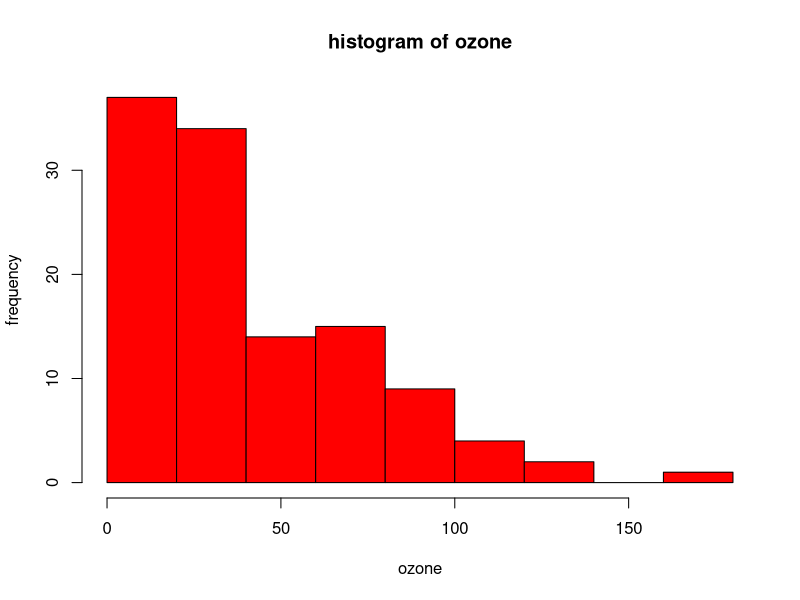
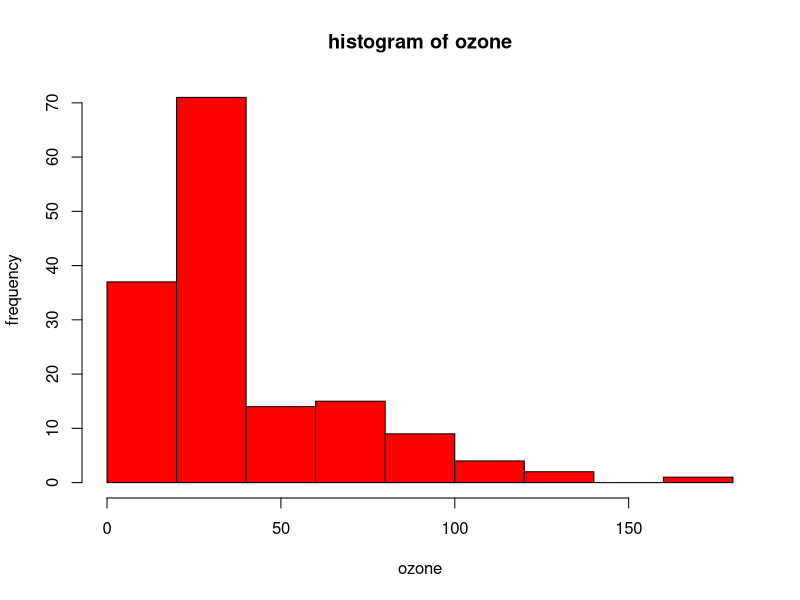
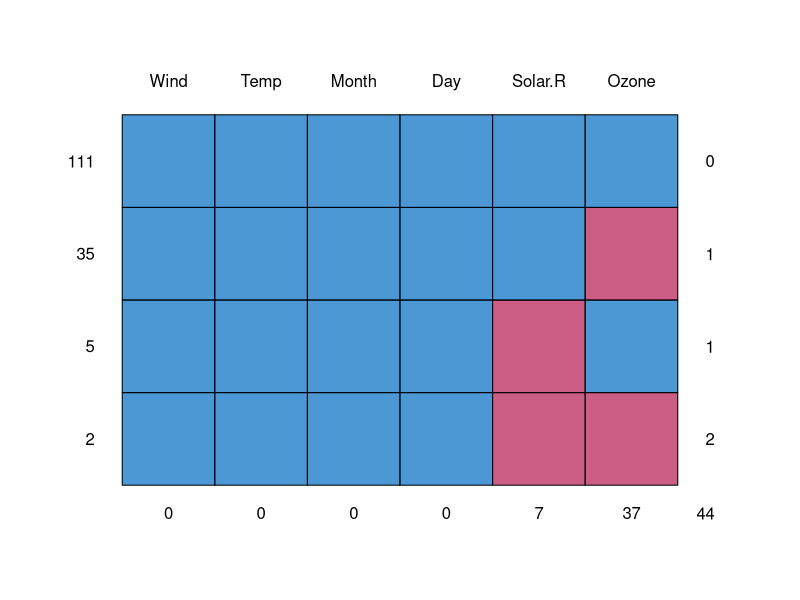

Write R code to recreate these figures, in order. (Note: this script raises an error after producing the figures.)
#1. Use the given link and locate the bank marketing dataset. Data Set Link
#Perform the below operations:
# a. Create a visual for representing missing values in the dataset.
# using dataset airquality to create a visual for representing missing values in the dataset
newair = airquality

dim(newair)
str(newair)
summary(newair)
#before imputing
hist(newair$Ozone ,xlab = "ozone", ylab = "frequency",main="histogram of ozone",col="red")

median(newair$Ozone)
median(newair$Ozone,na.rm = T)

#imputed my median
newair$Ozone[is.na(newair$Ozone)]<- median(newair$Ozone,na.rm = T)

#check summary after done with imputing
summary(newair)
newair$Ozone

#visualize after imputing the variable ozone with the median
#lets visualize through histogram

#after imputing
hist(newair$Ozone ,xlab = "ozone", ylab = "frequency",main="histogram of ozone",col="red")

#with mice package
#The mice package provides a nice function md.pattern() to get a better 
#understanding of the pattern of missing data
#using dataset airquality
library(mice)
md.pattern(airquality)


#b. Show a distribution of clients based on a Job.

#since in dataset I'm unable to find variable clients therefore i am using
#another variable say age for 
#showing you distribution of a age based on job 

#Set a different color for each group
library(ggplot2)
ggplot(bank.additional, aes(x=job, y=age, fill=job)) + 
  geom_boxplot(alpha=0.3) +
  theme(legend.position="none")+
  ggtitle("Distribution of age based on a Job")

#c. Check whether is there any relation between Job and Marital Status?

#we are using Chi-Square Test for checking relation as both job and marital status are categorical variables
#so first defining the null hypothesis
#Ho: There is no relation between job and marital status
#Ha: There is relation between job and marital status

chisq.test(bank.additional$job ,bank.additional$marital)
#now as we can see p value is nearly 0 or less which is henceforth less than 0.05 
#p value<0.05 hence we will reject the null hypo and accept the alternative hypothesis
#which says that There is relation between job and marital status

#also another way to check relation and more example
#by
#Pearson correlation test
#i'm using variable job and education in this
#Correlation test between job and education variables:

newbank = bank.additional
newbank$job <-as.numeric(newbank$job)
newbank$education <-as.numeric(newbank$education)

result <- cor.test(newbank$job, newbank$education, method = "pearson")
result

#In the result above :
#t is the t-test statistic value (t = 8.7235),
#df is the degrees of freedom (df= 4117),
#p-value is the significance level of the t-test (p-value nearly 0).
#conf.int is the confidence interval of the correlation coefficient at 95% (conf.int = [0.1046068, 0.1645802]);
#sample estimates is the correlation coefficient (Cor.coeff = 0.1347169).

#The p-value of the test is nearly 0, which is less than the significance level alpha = 0.05. 
#We can conclude that job and education are significantly correlated with a correlation coefficient of 0.1347169 and p-value of 2.210^{-16} 




#  d. Check whether is there any association between Job and Education?

#we are using Chi-Square Test for checking association as both job and education are categorical variables
#hence Chi-Square Test for checking association
#so first defining the null hypothesis
#Ho: There is no association between job and education
#Ha: There is association between job and education

chisq.test(bank.additional$job ,bank.additional$education)
#now as we can see p value is nearly 0 or less which is henceforth less than 0.05 
#p value<0.05 hence we will reject the null hypo and accept the alternative hypothesis
#which says that There is association between job and education




